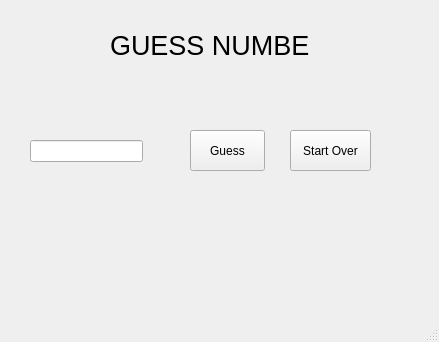
<?xml version="1.0" encoding="UTF-8"?>
<ui version="4.0">
 <class>MainWindow</class>
 <widget class="QMainWindow" name="MainWindow">
  <property name="geometry">
   <rect>
    <x>0</x>
    <y>0</y>
    <width>439</width>
    <height>342</height>
   </rect>
  </property>
  <property name="windowTitle">
   <string>MainWindow</string>
  </property>
  <widget class="QWidget" name="centralwidget">
   <widget class="QLabel" name="label">
    <property name="geometry">
     <rect>
      <x>110</x>
      <y>20</y>
      <width>201</width>
      <height>51</height>
     </rect>
    </property>
    <property name="font">
     <font>
      <pointsize>20</pointsize>
     </font>
    </property>
    <property name="text">
     <string>GUESS NUMBER</string>
    </property>
    <property name="textFormat">
     <enum>Qt::AutoText</enum>
    </property>
   </widget>
   <widget class="QLabel" name="result">
    <property name="geometry">
     <rect>
      <x>20</x>
      <y>230</y>
      <width>381</width>
      <height>20</height>
     </rect>
    </property>
    <property name="text">
     <string/>
    </property>
    <property name="textFormat">
     <enum>Qt::RichText</enum>
    </property>
    <property name="alignment">
     <set>Qt::AlignCenter</set>
    </property>
   </widget>
   <widget class="QPushButton" name="button">
    <property name="geometry">
     <rect>
      <x>190</x>
      <y>130</y>
      <width>75</width>
      <height>41</height>
     </rect>
    </property>
    <property name="text">
     <string>Guess</string>
    </property>
   </widget>
   <widget class="QLineEdit" name="number">
    <property name="geometry">
     <rect>
      <x>30</x>
      <y>140</y>
      <width>113</width>
      <height>22</height>
     </rect>
    </property>
   </widget>
   <widget class="QPushButton" name="start">
    <property name="geometry">
     <rect>
      <x>290</x>
      <y>130</y>
      <width>81</width>
      <height>41</height>
     </rect>
    </property>
    <property name="text">
     <string>Start Over</string>
    </property>
   </widget>
  </widget>
  <widget class="QMenuBar" name="menubar">
   <property name="geometry">
    <rect>
     <x>0</x>
     <y>0</y>
     <width>439</width>
     <height>22</height>
    </rect>
   </property>
  </widget>
  <widget class="QStatusBar" name="statusbar"/>
 </widget>
 <resources/>
 <connections/>
</ui>
